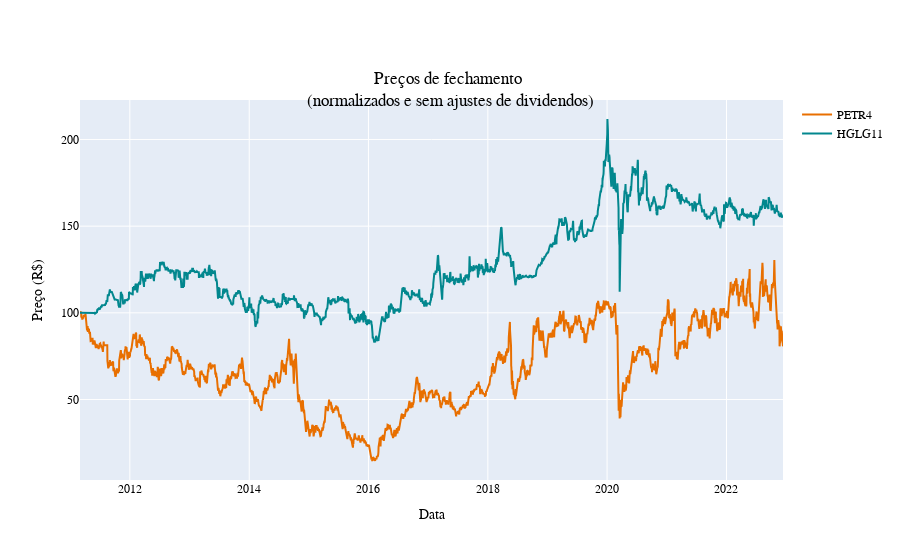

This figure's notebook cell:
### Code cell
# Comparar os preços ajustados e normalizados (base 100) para o início da série dos dois ativos com o Plotly
import plotly.express as px

# Normalizar os preços para base 100
# hglg_precos['preco'] = hglg_precos['preco'] / hglg_precos['preco'].iloc[0] * 100
# petr_precos['preco'] = petr_precos['preco'] / petr_precos['preco'].iloc[0] * 100

fig = go.Figure()
fig.add_trace(
    go.Scatter(
        x=petr_precos["data"],
        y=100 * petr_precos["preco"] / petr_precos['preco'].iloc[0],
        mode="lines",
        name="PETR4",
        line=dict(color="#e86f00"),
    )
)
fig.add_trace(
    go.Scatter(
        x=hglg_precos["data"],
        y=100 * hglg_precos["preco"] / hglg_precos['preco'].iloc[0],
        mode="lines",
        name="HGLG11",
        line=dict(color="#02878e"),
    )
)
fig.update_layout(
    # mudar a fonte
    font=dict(family="Fira Code", size=12, color="black"),
    title="Preços de fechamento <br>(normalizados e sem ajustes de dividendos)",
    title_x=0.5,
    title_y=0.85,
    xaxis_title="Data",
    yaxis_title="Preço (R$)",
)
fig.show()

### Figure 1 — Plotly figure (JSON) as saved in the notebook; plotly's stock layout.template omitted (floating-point values rounded to 4 significant figures; data arrays with more than 128 entries replaced by an {"elided": "..."} marker saying what was removed)
{"data": [{"line": {"color": "#e86f00"}, "mode": "lines", "name": "PETR4", "type": "scatter", "x": {"elided": "2925 str values"}, "y": {"elided": "2925 float values"}}, {"line": {"color": "#02878e"}, "mode": "lines", "name": "HGLG11", "type": "scatter", "x": {"elided": "2772 str values"}, "y": {"elided": "2772 float values"}}], "layout": {"font": {"color": "black", "family": "Fira Code", "size": 12}, "title": {"text": "Preços de fechamento <br>(normalizados e sem ajustes de dividendos)", "x": 0.5, "y": 0.85}, "xaxis": {"title": {"text": "Data"}}, "yaxis": {"title": {"text": "Preço (R$)"}}}}
